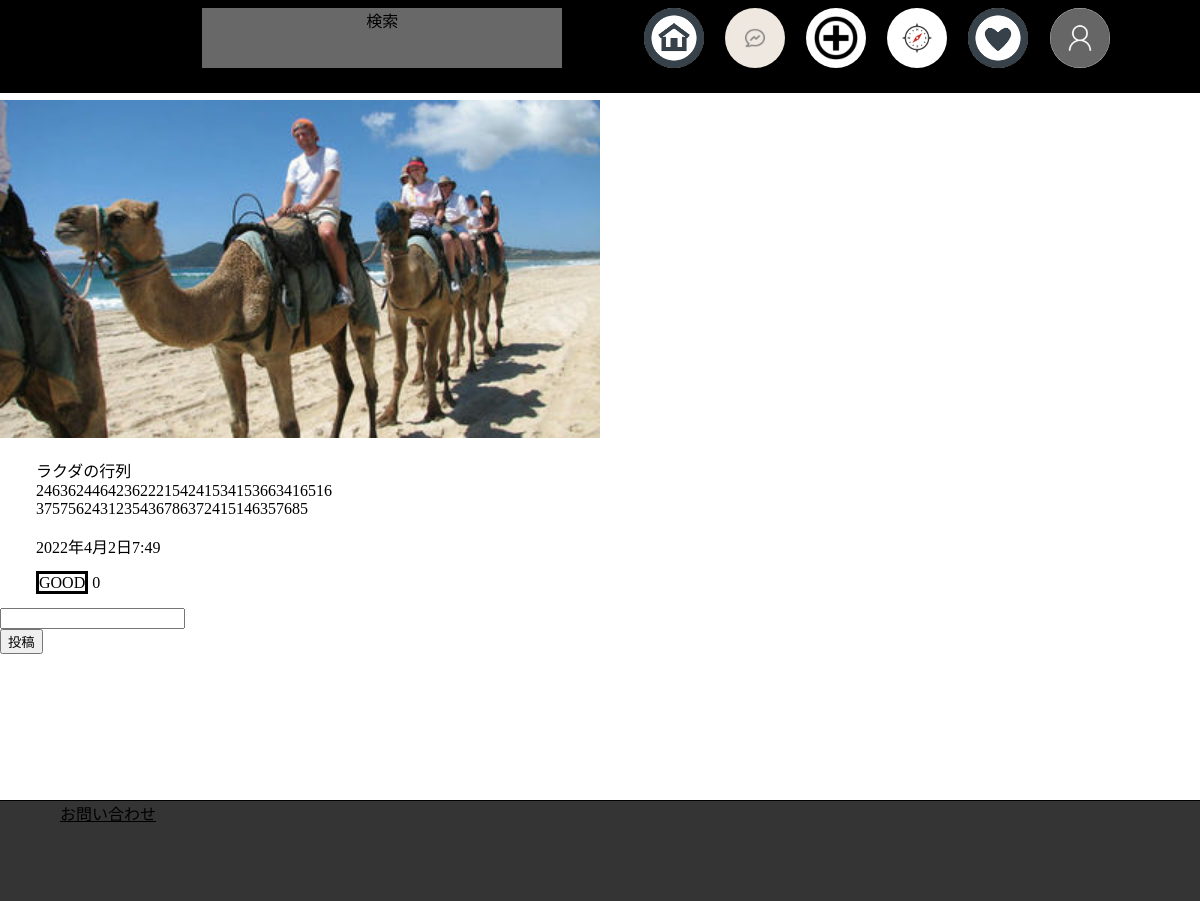
The page /detail/2/ on the database its author committed.
### post_app/models.py (models this page shows)
class Post(models.Model):
    upload_img = models.ImageField(upload_to = 'images',verbose_name='投稿画像')
    posted_at = models.DateTimeField(help_text="投稿日",auto_now_add=True,verbose_name='投稿日')
    text = models.CharField(max_length=255,verbose_name='本文')
    good = models.IntegerField(default=0,verbose_name='いいねの数')
    def __str__(self):
        return self.text[:10]

### post_app/views.py (the view, shortened to what this page needs)
# urls.py: path('detail/<pk>/', views.CommentForm.as_view(), name='detail'),
class CommentForm(CreateView):
    template_name = 'detail.html'
    model = Comment
    fields = ['text','subject']
    pk = None
    def get_context_data(self,**kwargs):
        ctxt = super().get_context_data()
        ctxt["object_list"] = Post.objects.all()
        ctxt["comment_list"] = Comment.objects.all()
        ctxt["post"] = Post.objects.get(id=self.kwargs['pk'])
        return ctxt
    def get_form(self):
        form = super(CommentForm, self).get_form()
        form.fields['subject'].label = '題'
        form.initial['subject'] = self.kwargs['pk'] # フィールドの初期値の設定(https://k-mawa.hateblo.jp/entry/2017/10/31/235640)
        form.fields['text'].required = True
        return form
    """
    # (https://webty.jp/staffblog/production/post-1158/)
    url = request.path +
    """
    success_url = reverse_lazy('detail')

### templates/detail.html (shortened to what this page needs)
{% extends '_media_bace.html' %}
{% block main %}
<body>
    <div>
        <img class="post_elem" src="/media/{{ post.upload_img }}" alt="画像を表示できません">
    </div>
    <div class="post_elem" id="detail_info">
        <p>{{ post.text }}</p>
        <p>{{ post.posted_at }}</p>
        <p>{% include "like.html" %}</p>
    </div>
    <div class="comment_elem">
        {% include "comment_form.html" %}
    </div>
</body>
{% endblock %}

### templates/like.html (shortened to what this page needs)
{% load static %}
<!DOCTYPE html>
<div class="good-flame">
    <div class="good_button">
        <a id="good-a-{{ post.id }}" onclick="api_good_{{ post.id }}()"><span id="good_button_word">GOOD</span> <span id="good_count-{{ post.id }}">{{ post.good }}</span></a>
    </div>
  </div>

### static/style.css (style rules this page uses)
.comment_elem { flex-flow: column; }
img.post_elem { width: 50%; height: auto; }
div#detail_info { margin: 0% 3% 0% 3%; width: 300px; overflow-wrap: break-word; }
#good_button_word { border: solid ; }
.good_button a { color : inherit; }
img { width:100%; }
html, body { margin: 0; width: 100%; height: 100%; }

### rows shown on the page
Post: upload_img (picture), text "ラクダの行列 24636244642362221542415341536634165163757562431235436786372415146357685", posted_at "2022年4月2日7:49", good "0"
